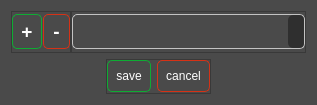
<?xml version="1.0" encoding="UTF-8"?>
<ui version="4.0">
 <class>Dialog_addToClass</class>
 <widget class="QDialog" name="Dialog_addToClass">
  <property name="geometry">
   <rect>
    <x>0</x>
    <y>0</y>
    <width>317</width>
    <height>105</height>
   </rect>
  </property>
  <property name="minimumSize">
   <size>
    <width>219</width>
    <height>0</height>
   </size>
  </property>
  <property name="maximumSize">
   <size>
    <width>16777215</width>
    <height>150</height>
   </size>
  </property>
  <property name="windowTitle">
   <string>Categorys</string>
  </property>
  <property name="windowIcon">
   <iconset>
    <normaloff>../_internal/Static/link.ico</normaloff>../_internal/Static/link.ico</iconset>
  </property>
  <property name="styleSheet">
   <string notr="true">*{
background-color: rgb(74, 74, 74);
color: #fff
}
QPushButton:hover { 
background-color: rgb(47, 47, 47); 
}

QComboBox:hover { 
background-color: rgb(47, 47, 47); 
}
QComboBox{
	border: 1px solid rgb(195, 195, 195);
	background-color: rgb(74, 74, 74);
	border-radius: 5px;
	padding:5px;
}
QComboBox QAbstractItemView {
	background-color: rgb(47, 47, 47); 
   border: none;
   border: 1px solid rgb(189, 189, 189);
	border-radius: 5px;
	padding:5px;
}

QComboBox::drop-down{
	background-color: rgb(47, 47, 47); 
	border-radius: 5px;
	padding:5px;
}

#button_addClass{
	border: 1px solid rgb(14, 172, 51);
	border-radius: 5px;
	padding:8px;
}
#button_removeClass{
	border: 1px solid rgb(213, 50, 22);
	border-radius: 5px;
	padding:9px;
}

#button_save{
	border: 1px solid rgb(14, 172, 51);
	border-radius: 5px;
	padding:8px;
}
#button_cancel{
	border: 1px solid rgb(213, 50, 22);
	border-radius: 5px;
	padding:8px;
}
</string>
  </property>
  <layout class="QVBoxLayout" name="verticalLayout">
   <item>
    <widget class="QWidget" name="widget_2" native="true">
     <layout class="QHBoxLayout" name="horizontalLayout_5">
      <property name="spacing">
       <number>0</number>
      </property>
      <property name="leftMargin">
       <number>0</number>
      </property>
      <property name="topMargin">
       <number>0</number>
      </property>
      <property name="rightMargin">
       <number>0</number>
      </property>
      <property name="bottomMargin">
       <number>0</number>
      </property>
      <item>
       <widget class="QFrame" name="frame_3">
        <property name="minimumSize">
         <size>
          <width>60</width>
          <height>30</height>
         </size>
        </property>
        <property name="maximumSize">
         <size>
          <width>60</width>
          <height>1000000</height>
         </size>
        </property>
        <property name="frameShape">
         <enum>QFrame::StyledPanel</enum>
        </property>
        <property name="frameShadow">
         <enum>QFrame::Raised</enum>
        </property>
        <layout class="QHBoxLayout" name="horizontalLayout_4">
         <property name="spacing">
          <number>1</number>
         </property>
         <property name="leftMargin">
          <number>0</number>
         </property>
         <property name="topMargin">
          <number>0</number>
         </property>
         <property name="rightMargin">
          <number>0</number>
         </property>
         <property name="bottomMargin">
          <number>0</number>
         </property>
         <item alignment="Qt::AlignLeft">
          <widget class="QPushButton" name="button_addClass">
           <property name="enabled">
            <bool>true</bool>
           </property>
           <property name="minimumSize">
            <size>
             <width>0</width>
             <height>0</height>
            </size>
           </property>
           <property name="maximumSize">
            <size>
             <width>30</width>
             <height>35</height>
            </size>
           </property>
           <property name="font">
            <font>
             <pointsize>14</pointsize>
             <bold>true</bold>
            </font>
           </property>
           <property name="text">
            <string>+</string>
           </property>
          </widget>
         </item>
         <item alignment="Qt::AlignLeft">
          <widget class="QPushButton" name="button_removeClass">
           <property name="minimumSize">
            <size>
             <width>0</width>
             <height>0</height>
            </size>
           </property>
           <property name="maximumSize">
            <size>
             <width>30</width>
             <height>35</height>
            </size>
           </property>
           <property name="font">
            <font>
             <pointsize>14</pointsize>
             <bold>true</bold>
            </font>
           </property>
           <property name="text">
            <string>-</string>
           </property>
           <property name="default">
            <bool>false</bool>
           </property>
           <property name="flat">
            <bool>false</bool>
           </property>
          </widget>
         </item>
        </layout>
       </widget>
      </item>
      <item>
       <widget class="QFrame" name="frame_2">
        <property name="frameShape">
         <enum>QFrame::StyledPanel</enum>
        </property>
        <property name="frameShadow">
         <enum>QFrame::Raised</enum>
        </property>
        <layout class="QHBoxLayout" name="horizontalLayout_3">
         <property name="spacing">
          <number>0</number>
         </property>
         <property name="leftMargin">
          <number>0</number>
         </property>
         <property name="topMargin">
          <number>0</number>
         </property>
         <property name="rightMargin">
          <number>0</number>
         </property>
         <property name="bottomMargin">
          <number>0</number>
         </property>
         <item>
          <widget class="QComboBox" name="class_items">
           <property name="minimumSize">
            <size>
             <width>0</width>
             <height>35</height>
            </size>
           </property>
          </widget>
         </item>
        </layout>
       </widget>
      </item>
     </layout>
    </widget>
   </item>
   <item>
    <widget class="QWidget" name="widget" native="true">
     <property name="maximumSize">
      <size>
       <width>16777215</width>
       <height>35</height>
      </size>
     </property>
     <layout class="QVBoxLayout" name="verticalLayout_2">
      <property name="leftMargin">
       <number>0</number>
      </property>
      <property name="topMargin">
       <number>0</number>
      </property>
      <property name="rightMargin">
       <number>0</number>
      </property>
      <property name="bottomMargin">
       <number>0</number>
      </property>
      <item alignment="Qt::AlignHCenter">
       <widget class="QFrame" name="frame">
        <property name="frameShape">
         <enum>QFrame::StyledPanel</enum>
        </property>
        <property name="frameShadow">
         <enum>QFrame::Raised</enum>
        </property>
        <layout class="QHBoxLayout" name="horizontalLayout">
         <property name="leftMargin">
          <number>0</number>
         </property>
         <property name="topMargin">
          <number>0</number>
         </property>
         <property name="rightMargin">
          <number>0</number>
         </property>
         <property name="bottomMargin">
          <number>0</number>
         </property>
         <item>
          <widget class="QPushButton" name="button_save">
           <property name="text">
            <string>save</string>
           </property>
          </widget>
         </item>
         <item>
          <widget class="QPushButton" name="button_cancel">
           <property name="text">
            <string>cancel</string>
           </property>
          </widget>
         </item>
        </layout>
       </widget>
      </item>
     </layout>
    </widget>
   </item>
  </layout>
 </widget>
 <resources/>
 <connections/>
</ui>
